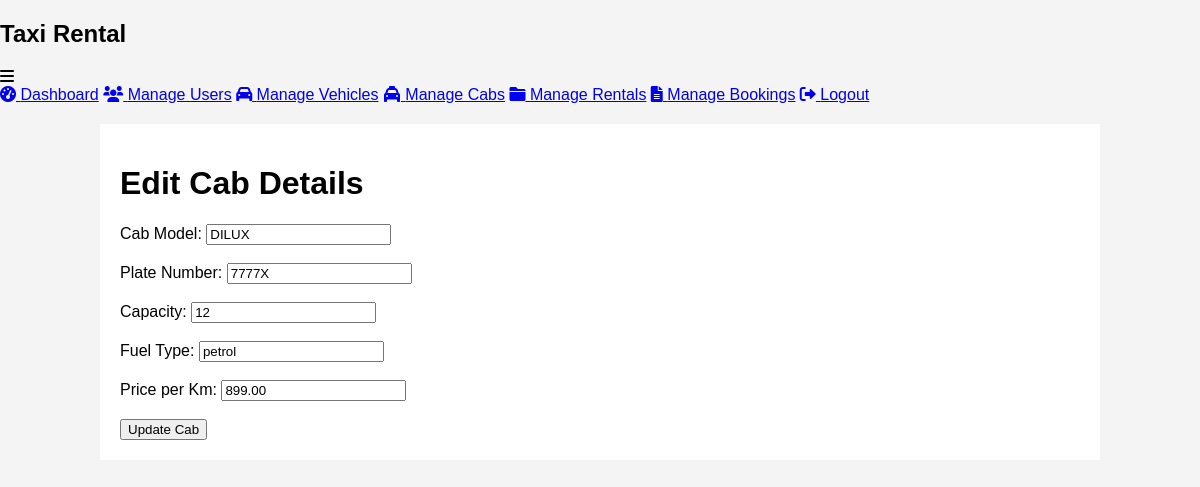
Screenshot of /admin/edit_cab.php?id=27 (signed in) with the database file from the repository.
### tables this page shows
CREATE TABLE `cabs` (
  `id` int(11) NOT NULL,
  `driver_id` int(11) NOT NULL,
  `model` varchar(255) NOT NULL,
  `plate_number` varchar(20) NOT NULL,
  `capacity` int(11) NOT NULL,
  `fuel_type` varchar(20) DEFAULT NULL,
  `price_per_km` decimal(10,2) NOT NULL,
  `availability` enum('On duty','On leave','maintenance') NOT NULL,
  `created_at` timestamp NULL DEFAULT current_timestamp()
);

### admin/edit_cab.php (the view, shortened to what this page needs)
<?php
include 'db_connection.php';
if (isset($_GET['id'])) {
    $cab_id = $_GET['id'];
    $sql = "SELECT * FROM cabs WHERE id = ?";
    $stmt = $conn->prepare($sql);
    $stmt->bind_param("i", $cab_id);
    $stmt->execute();
    $result = $stmt->get_result();
    $cab = $result->fetch_assoc();
} else {
    echo "No cab ID provided.";
    exit();
}
?>
<!DOCTYPE html>
<html lang="en">
<head>
    <link rel="stylesheet" href="../styles.css">
    <link rel="stylesheet" href="https://cdnjs.cloudflare.com/ajax/libs/font-awesome/6.0.0-beta3/css/all.min.css">
</head>
<body>
<div class="sidebar">
    <div class="sidebar-header">
        <h2>Taxi Rental</h2>
        <div class="menu-toggle" id="menu-toggle">
            <i class="fas fa-bars"></i>
        </div>
    </div>
    <div class="sidebar-menu" id="sidebar-menu">
        <a href="admin_dashboard.php"><i class="fas fa-tachometer-alt"></i> Dashboard</a>
        <a href="manage_users.php"><i class="fas fa-users"></i> Manage Users</a>
        <a href="manage_vehicles.php"><i class="fas fa-car"></i> Manage Vehicles</a>
        <a href="manage_cabs.php"><i class="fas fa-taxi"></i> Manage Cabs</a>
        <a href="manage_rentals.php"><i class="fas fa-folder"></i> Manage Rentals</a>
        <a href="manage_bookings.php"><i class="fas fa-file-alt"></i> Manage Bookings</a>
        <a href="logout.php"><i class="fas fa-sign-out-alt"></i> Logout</a>
    </div>
</div>
    <div class="container">
        <h1>Edit Cab Details</h1>
        <form method="POST" action="">
            <label for="model">Cab Model:</label>
            <input type="text" id="model" name="model" value="<?php echo htmlspecialchars($cab['model']); ?>" required><br><br>
            <label for="plate_number">Plate Number:</label>
            <input type="text" id="plate_number" name="plate_number" value="<?php echo htmlspecialchars($cab['plate_number']); ?>" required><br><br>
            <label for="capacity">Capacity:</label>
            <input type="number" id="capacity" name="capacity" value="<?php echo htmlspecialchars($cab['capacity']); ?>" required><br><br>
            <label for="fuel_type">Fuel Type:</label>
            <input type="text" id="fuel_type" name="fuel_type" value="<?php echo htmlspecialchars($cab['fuel_type']); ?>" required><br><br>
            <label for="price_per_km">Price per Km:</label>
            <input type="text" id="price_per_km" name="price_per_km" value="<?php echo htmlspecialchars($cab['price_per_km']); ?>" required><br><br>
            <input type="submit" value="Update Cab">
        </form>
    </div>
</body>
</html>

### styles.css (style rules this page uses)
body { font-family: Arial, sans-serif; background-color: #f4f4f4; margin: 0; padding: 0; }

### rows the page displays
cabs: model "DILUX", plate_number "7777X", capacity "12", fuel_type "petrol", price_per_km "899.00"
